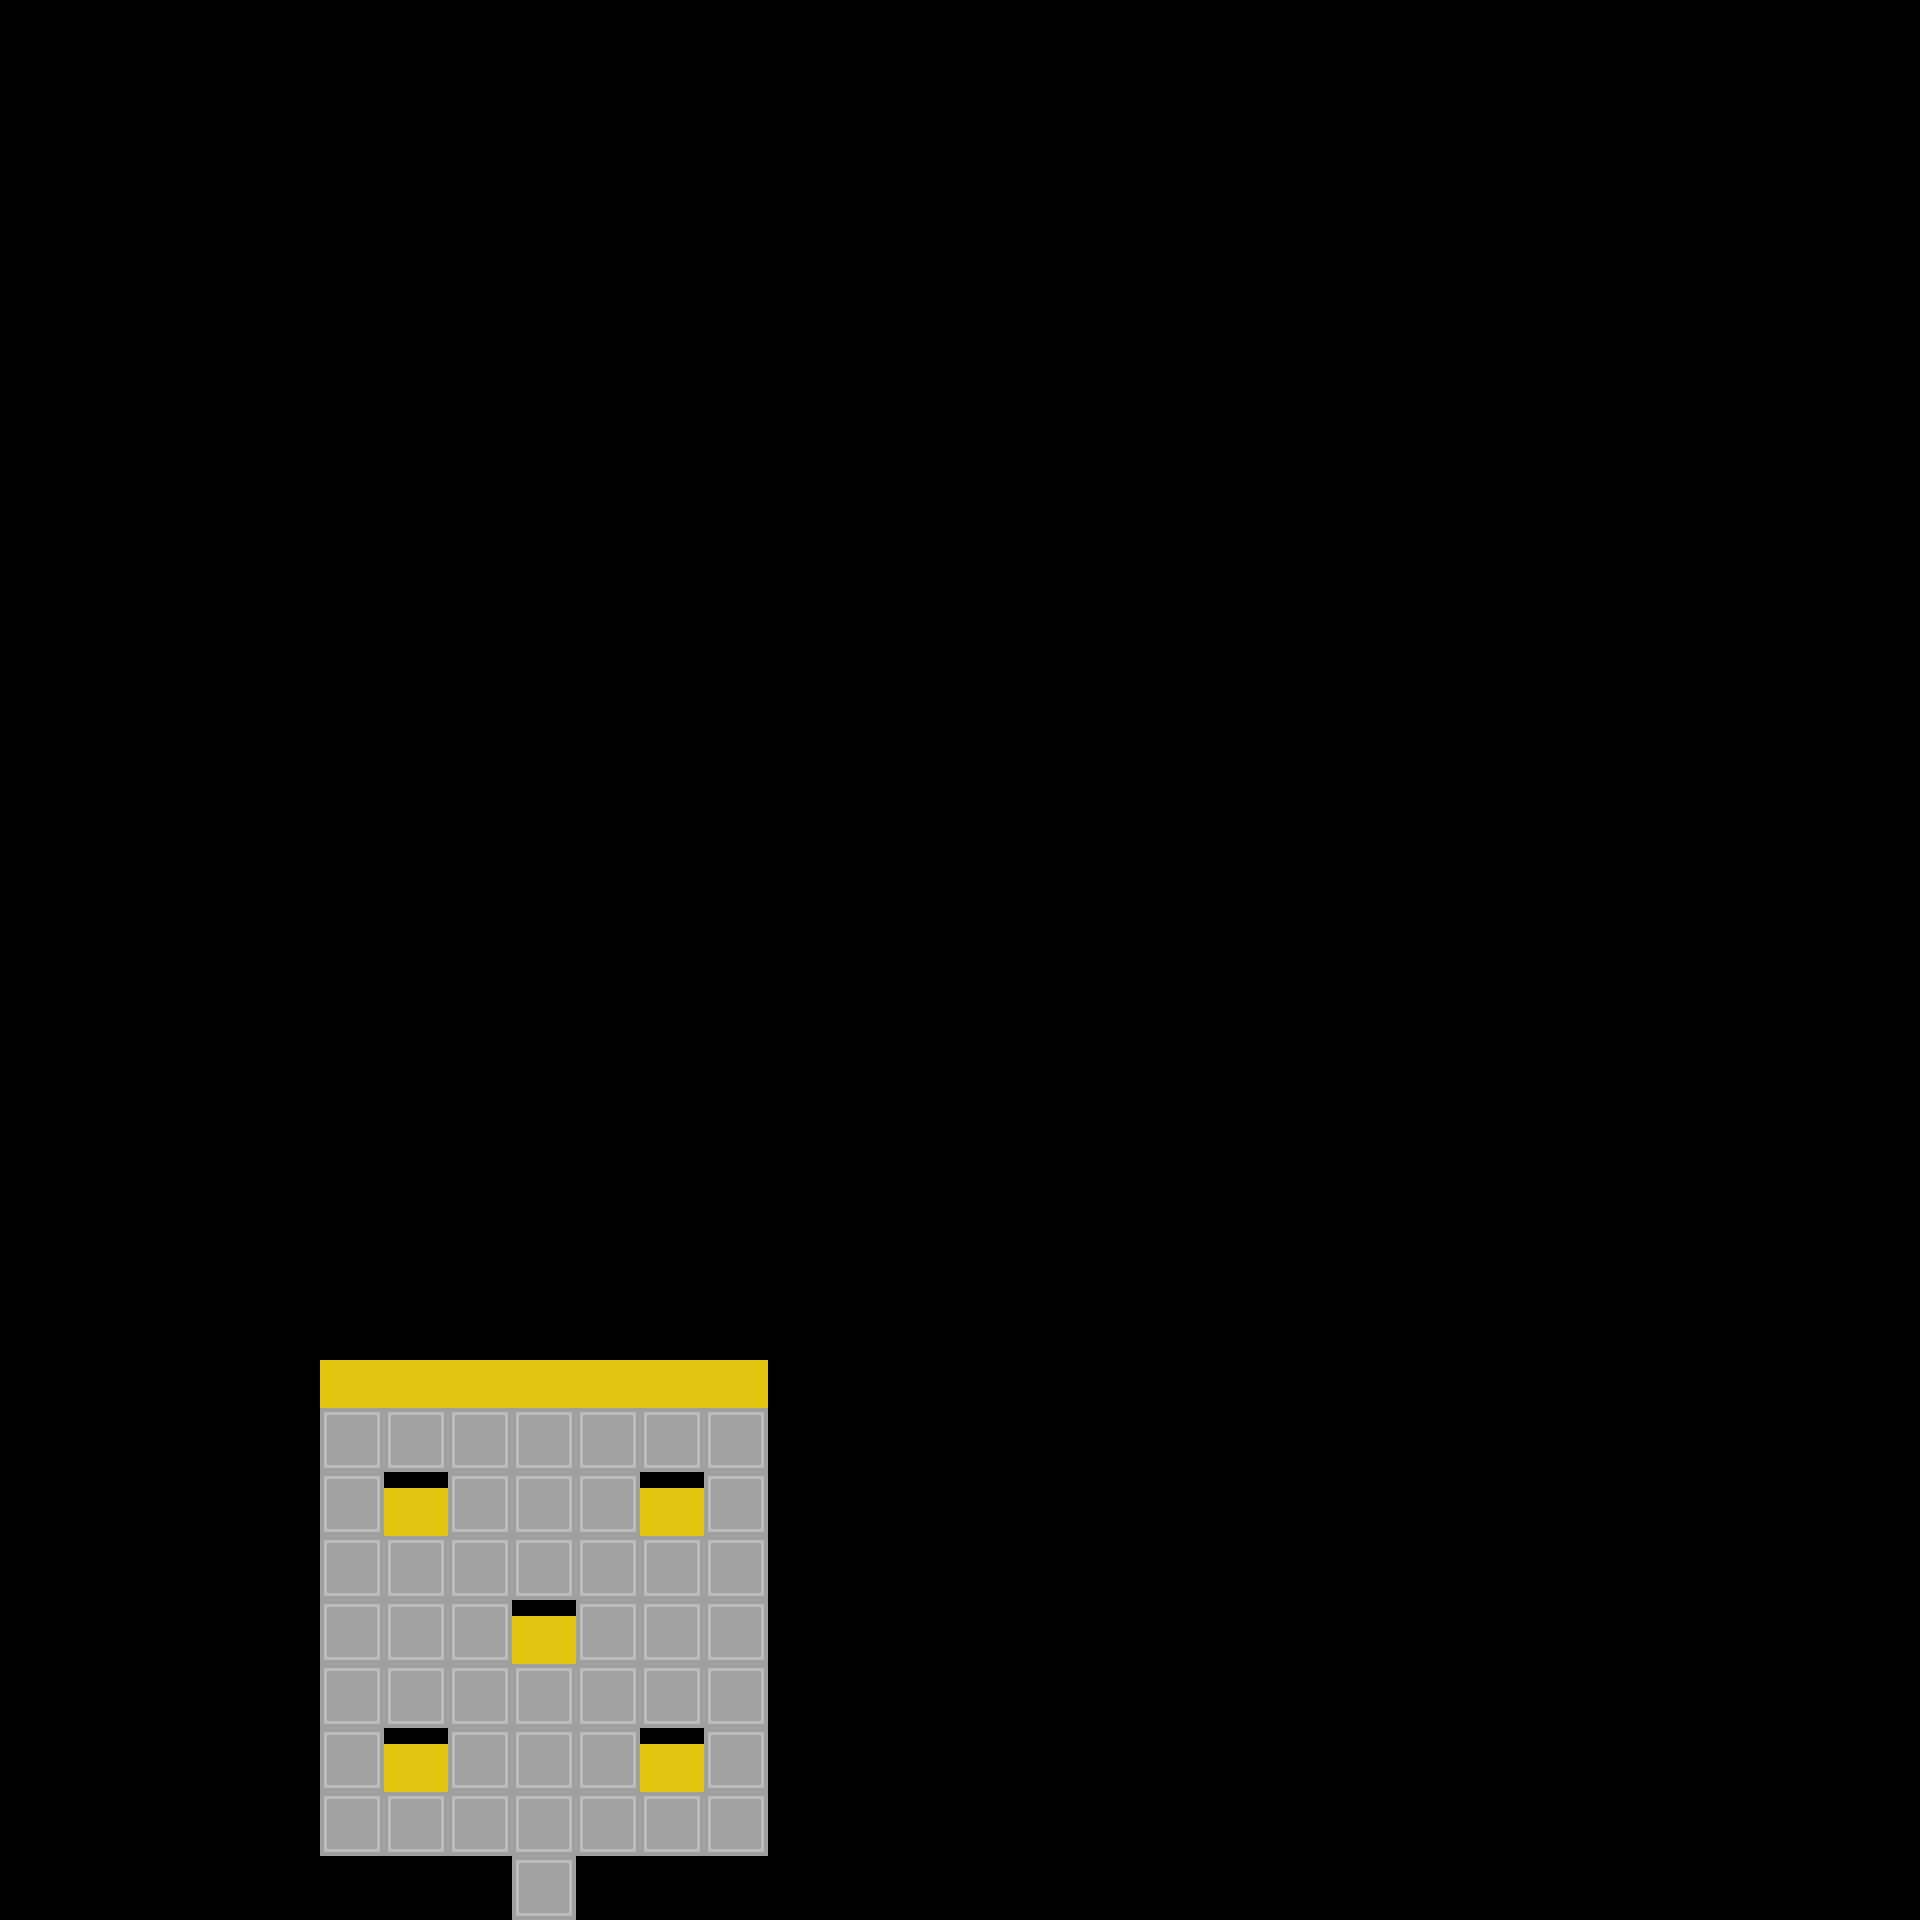

A level layout from a 2D game, rendered from its tile map. Below: a short description, then the map file with tile-grid data replaced by summaries:
An orthogonal 30x30 tile map with 64x64 px tiles, 1 tile layer (MAP).

<map version="1.2" tiledversion="1.2.5" orientation="orthogonal" renderorder="right-down" width="30" height="30" tilewidth="64" tileheight="64" infinite="0" nextlayerid="2" nextobjectid="1">
 <tileset firstgid="1" source="tileset_basic.tsx" />
 <layer id="1" name="MAP" width="30" height="30">
  <data>[900 cells, 900 non-empty, 3 distinct tile ids]</data>
 </layer>
</map>
